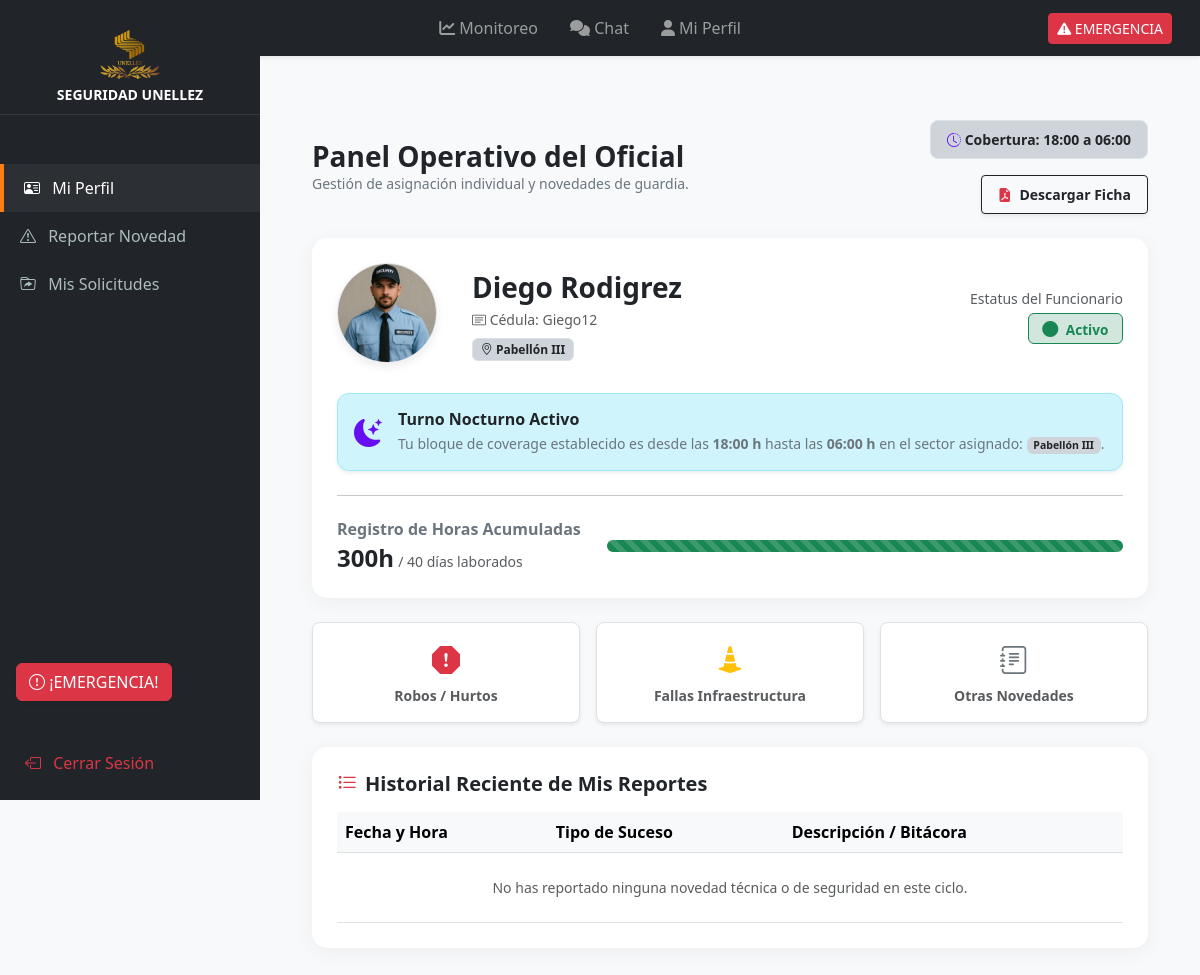
The app's page /mi-perfil/ (signed in), older data.
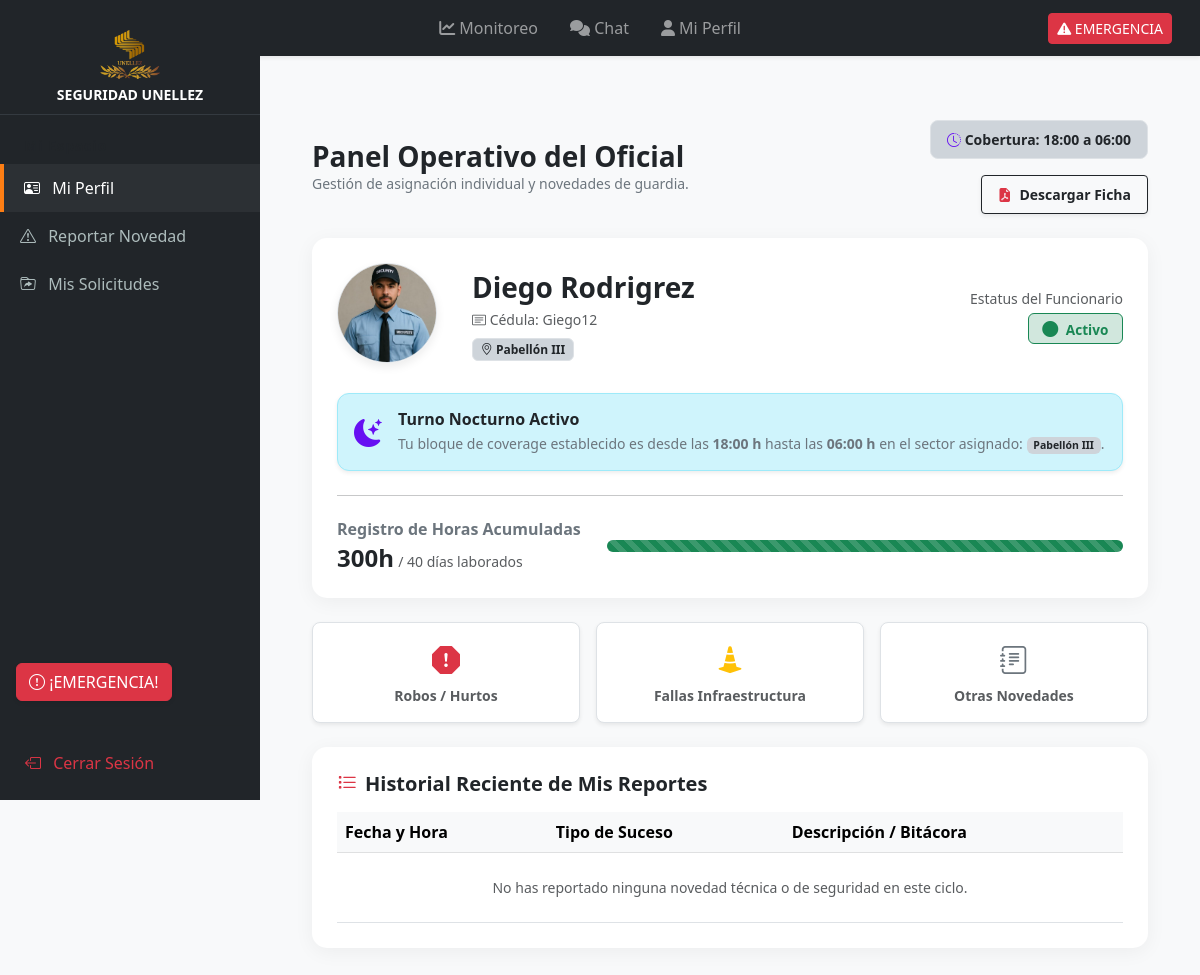
The same page, newer data.
### seguridad_unellez/models.py (models this page shows, shortened)
class Guardia(models.Model):
    user = models.OneToOneField(User, on_delete=models.CASCADE, null=True, blank=True, verbose_name="Usuario de Sistema")
    nombre = models.CharField(max_length=100)
    apellido = models.CharField(max_length=100, default="Sin Apellido")
    email = models.EmailField(unique=True, null=True, blank=True)
    cedula = models.CharField(max_length=20)
    turno = models.CharField(max_length=50)
    area_asignada = models.CharField(max_length=100)
    horas_trabajadas = models.IntegerField(default=0)
    dias_trabajados = models.IntegerField(default=0)
    foto = models.ImageField(upload_to='perfiles/', null=True, blank=True, verbose_name="Foto de Perfil")
    ESTATUS_CHOICES = [
        ('Activo', 'Activo'),
        ('Pendiente', 'Pendiente'),
        ('Inactivo', 'Inactivo'),
        ('Bloqueado', 'Bloqueado'),
    ]
    estatus = models.CharField(max_length=20, choices=ESTATUS_CHOICES, default='Activo')
    esta_bloqueado = models.BooleanField(default=False, verbose_name="¿Cuenta Bloqueada?")

### seguridad_unellez/views.py (the view)
# urls.py: path('mi-perfil/', views.mi_perfil, name='mi_perfil'),
@login_required
def mi_perfil(request):
    return render(request, 'seguridad_unellez/mi_perfil.html', {'guardia': Guardia.objects.filter(user=request.user).first()})

### seguridad_unellez/templates/seguridad_unellez/mi_perfil.html (shortened to what the changed rows need)
{% extends 'seguridad_unellez/base.html' %}
{% load static %}
{% block content %}
<!DOCTYPE html>
<html lang="es">
<head>
    <link rel="stylesheet" href="https://cdn.jsdelivr.net/npm/bootstrap@5.3.0/dist/css/bootstrap.min.css">
    <link rel="stylesheet" href="https://cdn.jsdelivr.net/npm/bootstrap-icons@1.11.0/font/bootstrap-icons.css">
</head>
<body>
    <div class="main-content">
        <div class="d-flex justify-content-between align-items-center mb-4 row g-3">
            <div class="col-md-7">
                <h1 class="h3 fw-bold mb-0">Panel Operativo del Oficial</h1>
            </div>
        </div>
        {% if guardia %}
        <div class="profile-card mb-4">
            <div class="row align-items-center">
                <div class="col-md-2 text-center text-md-start mb-3 mb-md-0">
                    <div class="position-relative d-inline-block rounded-circle overflow-hidden base-avatar border"
                         style="cursor: pointer; width: 100px; height: 100px; box-shadow: 0 4px 10px rgba(0,0,0,0.08);"
                         data-bs-toggle="modal" data-bs-target="#modalFotoPerfil"
                         title="Haz clic aquí para cambiar tu foto de perfil">
                        {% if guardia.foto %}
                            <img src="{{ guardia.foto.url }}" alt="Foto de {{ guardia.nombre }}"
                                 class="w-100 h-100"
                                 style="object-fit: cover;">
                        {% else %}
                            <div class="bg-light text-dark w-100 h-100 d-flex align-items-center justify-content-center"
                                 style="border: 2px dashed #ccc !important;">
                                <i class="bi bi-camera-fill fs-2 text-secondary"></i>
                            </div>
                        {% endif %}
                    </div>
                </div>
                <div class="col-md-6">
                    <h3 class="fw-bold mb-1 text-dark text-capitalize">{{ guardia.nombre }}</h3>
                    <p class="text-muted mb-2 small"><i class="bi bi-card-text"></i> Cédula: {{ guardia.cedula }}</p>
                    <div class="d-flex gap-2 flex-wrap">
                        <span class="badge bg-dark-subtle text-dark border"><i class="bi bi-geo-alt"></i> {{ guardia.area_asignada }}</span>
                    </div>
                </div>
                <div class="col-md-4 text-md-end mt-3 mt-md-0">
                    <span class="d-block text-muted small mb-1">Estatus del Funcionario</span>
                    {% if guardia.estatus == 'Activo' %}
                        <span class="badge badge-status bg-success-subtle text-success border border-success">
                            <i class="bi bi-circle-fill fs-6 small me-1"></i> {{ guardia.estatus }}
                        </span>
                    {% else %}
                        <span class="badge badge-status bg-warning-subtle text-warning border border-warning">
                            <i class="bi bi-clock-fill me-1"></i> {{ guardia.estatus }}
                        </span>
                    {% endif %}
                </div>
            </div>
            <div class="mt-4">
                {% if 'Nocturno' in guardia.turno or 'nocturno' in guardia.turno %}
                    <div class="alert alert-info border border-info-subtle d-flex align-items-center shadow-sm mb-0" role="alert" style="border-radius: 12px;">
                        <i class="bi bi-moon-stars-fill fs-3 me-3 text-indigo"></i>
                        <div>
                            <h6 class="alert-heading fw-bold mb-1 text-dark">Turno Nocturno Activo</h6>
                            <p class="mb-0 small text-secondary">
                                Tu bloque de coverage establecido es desde las <b>18:00 h</b> hasta las <b>06:00 h</b> en el sector asignado: <span class="badge bg-dark-subtle text-dark">{{ guardia.area_asignada }}</span>.
                            </p>
                        </div>
                    </div>
                {% endif %}
            </div>
            <hr class="my-4">
            <div class="row align-items-center">
                <div class="col-md-4">
                    <h6 class="mb-1 fw-bold text-secondary">Registro de Horas Acumuladas</h6>
                    <span class="h4 fw-bold text-dark">{{ guardia.horas_trabajadas }}h</span>
                    <span class="text-muted small">/ {{ guardia.dias_trabajados }} días laborados</span>
                </div>
                <div class="col-md-8">
                    <div class="progress style-progress" style="height: 12px; border-radius: 6px; background-color: #e9ecef;">
                        <div class="progress-bar bg-success progress-bar-striped progress-bar-animated" style="width: {% if guardia.horas_trabajadas > 100 %}100{% else %}{{ guardia.horas_trabajadas }}{% endif %}%"></div>
                    </div>
                </div>
            </div>
        </div>
        <div class="row g-3 mb-4">
            <div class="col-6 col-md-4">
                <div class="stat-card p-3 rounded-3 text-center border bg-white shadow-sm">
                    <i class="bi bi-exclamation-octagon-fill text-danger fs-3 mb-1 d-block"></i>
                    <span class="text-muted small fw-semibold d-block">Robos / Hurtos</span>
                </div>
            </div>
            <div class="col-6 col-md-4">
                <div class="stat-card p-3 rounded-3 text-center border bg-white shadow-sm">
                    <i class="bi bi-cone-striped text-warning fs-3 mb-1 d-block"></i>
                    <span class="text-muted small fw-semibold d-block">Fallas Infraestructura</span>
                </div>
            </div>
            <div class="col-12 col-md-4">
                <div class="stat-card p-3 rounded-3 text-center border bg-white shadow-sm">
                    <i class="bi bi-journal-text text-secondary fs-3 mb-1 d-block"></i>
                    <span class="text-muted small fw-semibold d-block">Otras Novedades</span>
                </div>
            </div>
        </div>
        <div class="data-card">
            <h5 class="fw-bold mb-3 text-dark"><i class="bi bi-list-task text-danger me-2"></i>Historial Reciente de Mis Reportes</h5>
            <div class="table-responsive">
                <table class="table align-middle table-hover mb-0">
                    <thead class="table-light">
                        <tr>
                            <th>Fecha y Hora</th>
                            <th>Tipo de Suceso</th>
                            <th>Descripción / Bitácora</th>
                        </tr>
                    </thead>
                    <tbody>
                        {% for incidencia in mis_incidencias %}
                        <tr>
                            <td class="text-muted small">{{ incidencia.fecha_hora|date:"d/m/Y H:i" }}</td>
                            <td>
                                {% if incidencia.tipo == 'ROBO' or incidencia.tipo == 'ALTERCADO' %}
                                    <span class="badge bg-danger-subtle text-danger border border-danger small">
                                        {{ incidencia.get_tipo_display|default:incidencia.tipo }}
                                    </span>
                                {% elif incidencia.tipo == 'FALLA' %}
                                    <span class="badge bg-warning-subtle text-warning border border-warning small">
                                        {{ incidencia.get_tipo_display|default:incidencia.tipo }}
                                    </span>
                                {% else %}
                                    <span class="badge bg-secondary-subtle text-secondary border border-secondary small">
                                        {{ incidencia.get_tipo_display|default:incidencia.tipo }}
                                    </span>
                                {% endif %}
                            </td>
                            <td class="text-secondary small">{{ incidencia.descripcion }}</td>
                        </tr>
                        {% empty %}
                        <tr>
                            <td colspan="3" class="text-center text-muted py-4 small">No has reportado ninguna novedad técnica o de seguridad en este ciclo.</td>
                        </tr>
                        {% endfor %}
                    </tbody>
                </table>
            </div>
        </div>
        {% endif %}
    </div>
</body>
</html>
{% endblock content %}

Row changes from the older to the newer data that the page shows:
changed Guardia "Giego12": nombre "Diego Rodigrez" → "Diego Rodrigrez"
